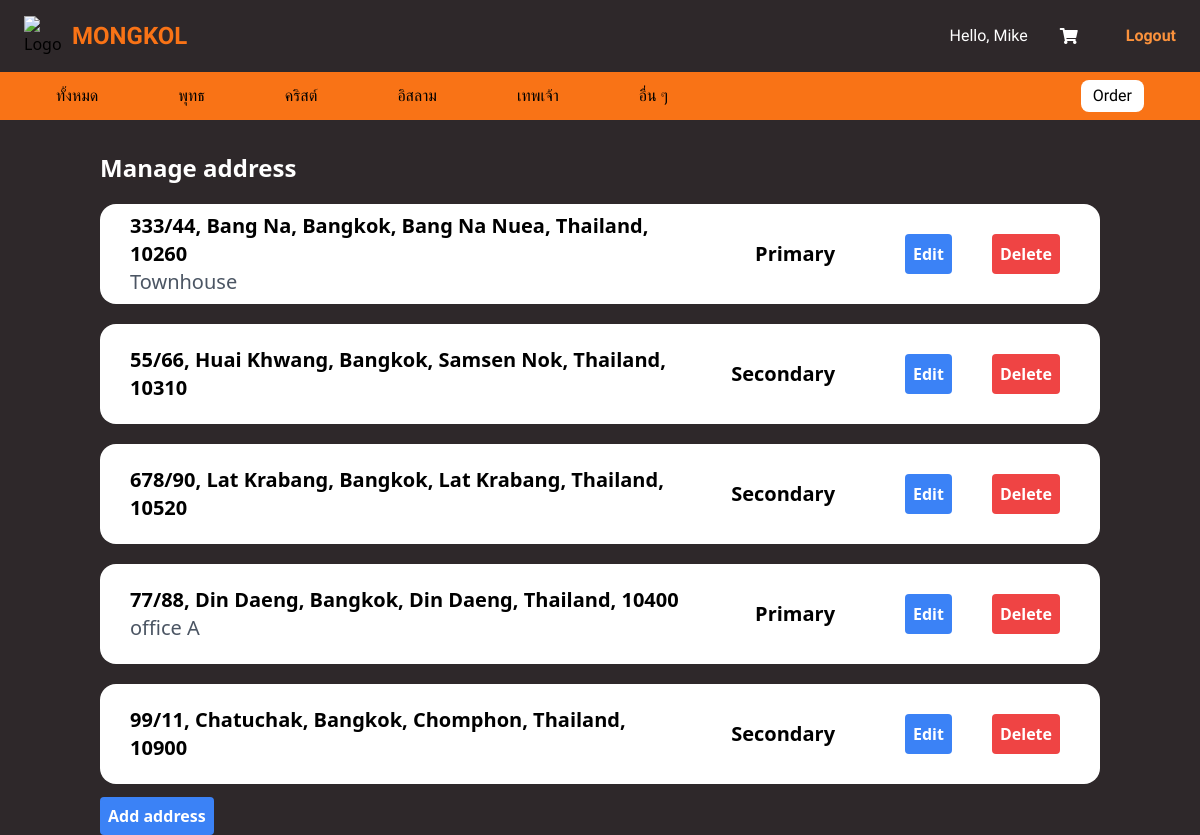
Screenshot of /user/manage_address.php (signed in) with the database file from the repository.
### tables this page shows
CREATE TABLE `tbl_address` (
    `user_ID` int(11) NOT NULL,
    `buildingNumber` varchar(20) NOT NULL,
    `district` varchar(100) DEFAULT NULL,
    `province` varchar(100) DEFAULT NULL,
    `subdistrict` varchar(100) DEFAULT NULL,
    `country` varchar(100) DEFAULT NULL,
    `zip_code` varchar(10) DEFAULT NULL,
    `is_primary` tinyint(1) DEFAULT 0,
    `type` varchar(10) DEFAULT 'house',
    `txt` text DEFAULT NULL,
    PRIMARY KEY (`user_ID`, `buildingNumber`),
    FOREIGN KEY (`user_ID`) REFERENCES `tbl_users` (`user_ID`)
);

### user/manage_address.php (the view, shortened to what this page needs)
<!DOCTYPE html>
<html lang="en">
<head>
</head>
<body class="bg-soft-black">
    <?php require_once("../navbar/nav_user.php");
    $sql = "SELECT * FROM tbl_address WHERE user_ID = ?";
    $stmt = $conn->prepare($sql);
    $stmt->bind_param("s",$_SESSION['userID']);
    $stmt->execute();
    $result = $stmt->get_result();
    ?>
    <div class="flex flex-col pl-[100px] pr-[100px] ">
        <div class="text-2xl font-bold text-white mb-[20px]">Manage address</div>
        <?php
        while($row = $result->fetch_assoc()){
        ?>
        <div class="bg-white h-[100px] rounded-2xl mb-[20px] text-black flex flex-row ">
            <div class=" text-xl font-bold w-full h-full flex items-center justify-cente pl-[30px] pr-[30px] ">
                <div class="flex flex-col">
                    <div>
                         <?php echo $row['buildingNumber'].", ".$row['district'].", ".$row['province'].", ".$row['subdistrict'].", ".$row['country'].", ".$row['zip_code'];?>
                    </div>
                    <div class="text-gray-600 font-normal">
                         <?php echo $row['txt']; ?>
                    </div>
                </div>
            </div>
            <div class="flex flex-row h-full w-fit">
                <div class="flex items-center justify-cente pl-[30px] pr-[40px] text-xl font-bold">
                    <?php
                     echo $row['is_primary'] == 1 ? "Primary" : "Secondary";
                    ?>
                </div>
                <div class="flex items-center justify-cente pl-[30px] pr-[40px]">
                    <a class="bg-blue-500 hover:bg-blue-700 text-white font-bold py-2 px-2 rounded" href ="edit_address.php?buildingNumber=<?php echo $row['buildingNumber'];?>">Edit</a>
                </div>
                <div class="flex items-center justify-cente pr-[40px]">
                    <a class="bg-red-500 hover:bg-red-700 text-white font-bold py-2 px-2 rounded"  href ="delete_address.php?buildingNumber=<?php echo $row['buildingNumber'];?>">Delete</a>
                </div>
            </div>
        </div>
        <?php }?>
        <div> <a class ="bg-blue-500 hover:bg-blue-700 text-white font-bold py-2 px-2 rounded w-fit" href="add_address.php"> Add address</a></div>
    </div>
</body>
</html>

### style.css (style rules this page uses)
.bg-soft-black { background-color: #2E282A; }

### rows the page displays
tbl_address: buildingNumber "333/44", district "Bang Na", province "Bangkok", subdistrict "Bang Na Nuea", country "Thailand", zip_code "10260", txt "Townhouse", is_primary "Primary"
tbl_address: buildingNumber "55/66", district "Huai Khwang", province "Bangkok", subdistrict "Samsen Nok", country "Thailand", zip_code "10310", is_primary "Secondary"
tbl_address: buildingNumber "678/90", district "Lat Krabang", province "Bangkok", subdistrict "Lat Krabang", country "Thailand", zip_code "10520", is_primary "Secondary"
tbl_address: buildingNumber "77/88", district "Din Daeng", province "Bangkok", subdistrict "Din Daeng", country "Thailand", zip_code "10400", txt "office A", is_primary "Primary"
tbl_address: buildingNumber "99/11", district "Chatuchak", province "Bangkok", subdistrict "Chomphon", country "Thailand", zip_code "10900", is_primary "Secondary"

### other values shown
$_SESSION["firstName"] "Mike"
